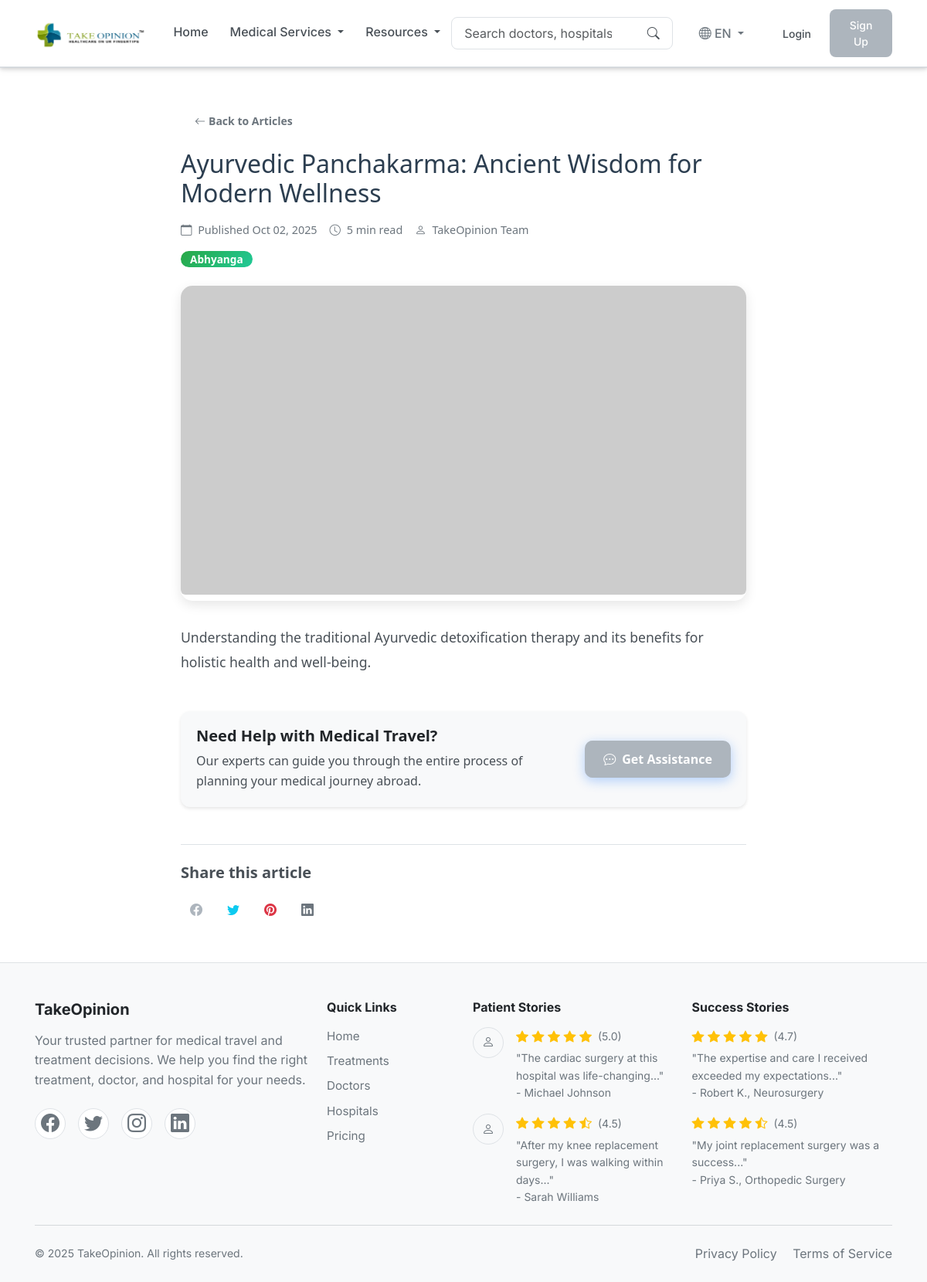
/blogs/ayurvedic-panchakarma-ancient-wisdom-for-modern-wellness/, run on the app's committed database.
### blogs/models.py (models this page shows, shortened)
class BlogPost(models.Model):
    title = models.CharField(max_length=250)
    slug = models.SlugField(unique=True, blank=True)
    content = models.TextField()
    treatment = models.ForeignKey(Treatment, on_delete=models.SET_NULL, null=True, blank=True)
    doctor = models.ForeignKey(Doctor, on_delete=models.SET_NULL, null=True, blank=True)
    hospital = models.ForeignKey(Hospital, on_delete=models.SET_NULL, null=True, blank=True)
    is_medical_visa = models.BooleanField(default=False)
    published_at = models.DateTimeField(auto_now_add=True)
    class Meta:
        ordering = ["-published_at"]

### treatments/models.py (models this page shows, shortened)
class Treatment(models.Model):
    name = models.CharField(max_length=200)
    slug = models.SlugField(unique=True, blank=True)
    description = models.TextField(blank=True)
    category = models.ForeignKey(TreatmentCategory, on_delete=models.CASCADE, related_name="treatments")
    duration = models.CharField(max_length=100, blank=True, default="5-7 days")
    anesthesia_type = models.CharField(max_length=100, blank=True, default="General")
    recovery_time = models.CharField(max_length=100, blank=True, default="2-3 weeks")
    procedure_details = models.TextField(blank=True, default="This treatment involves a comprehensive approach to address your medical condition with the latest techniques and technology. The procedure is performed by highly qualified specialists in state-of-the-art facilities.")
    preparation_guidelines = models.TextField(blank=True, default="Consult your doctor,Stop certain medications,Complete medical tests,Fast before procedure")
    aftercare_instructions = models.TextField(blank=True, default="Rest and recovery period,Medication schedule,Follow-up appointments,Activity restrictions")
    starting_price = models.DecimalField(max_digits=10, decimal_places=2, default=5000.00)
    review_count = models.PositiveIntegerField(default=120)  # type: ignore

### blogs/views.py (the view)
# urls.py: path("<slug:slug>/", views.blog_detail, name="blog_detail"),
def blog_detail(request: HttpRequest, slug: str) -> HttpResponse:
    post = get_object_or_404(BlogPost, slug=slug)
    return render(request, "blogs/detail.html", {"post": post})

### core/context_processors.py (called while the page is built)
def translation_context(request):
    language_code = request.session.get('django_language', settings.LANGUAGE_CODE.split('-')[0])
    translations = get_translations(language_code)
    return {
        'translations': translations,
        'current_language': language_code,
        'available_languages': settings.LANGUAGES,
    }

### core/translations.py (called while the page is built)
def get_translations(language_code):
    return TRANSLATIONS.get(language_code, TRANSLATIONS['en'])

### blogs/templates/blogs/detail.html (shortened to what this page needs)
{% extends 'base.html' %}
{% block content %}
<div class="container py-5 blog-detail-page">
  <div class="row justify-content-center">
    <div class="col-lg-8">
      <article>
        <header class="mb-4">
          <a href="{% url 'blog_list' %}" class="btn btn-sm btn-outline-secondary mb-3 blog-back-btn">
            <i class="bi bi-arrow-left me-1"></i>Back to Articles
          </a>
          <h1 class="h2 mb-3">{{ post.title }}</h1>
          <div class="d-flex flex-wrap align-items-center mb-3 blog-meta">
            <div class="me-3">
              <i class="bi bi-calendar me-1"></i>
              Published {{ post.published_at|date:'M d, Y' }}
            </div>
            <div class="me-3">
              <i class="bi bi-clock me-1"></i>
              5 min read
            </div>
            <div>
              <i class="bi bi-person me-1"></i>
              TakeOpinion Team
            </div>
          </div>
          <div class="d-flex flex-wrap gap-2">
            <span class="badge blog-tag">
              {% if post.treatment %}
                {{ post.treatment.name }}
              {% else %}
                Medical Travel
              {% endif %}
            </span>
          </div>
        </header>
        <figure class="figure w-100 mb-4 blog-figure">
          <img src="https://picsum.photos/seed/bdetail{{ post.id }}/1200/600" class="figure-img img-fluid rounded object-fit-cover" alt="{{ post.title }}" style="height: 400px;">
        </figure>
        <div class="content blog-content">
          {{ post.content|linebreaks }}
        </div>
      </article>
      <div class="card bg-light border-0 shadow-sm mt-5 blog-cta-card">
        <div class="card-body">
          <div class="row align-items-center">
            <div class="col-md-8">
              <h5 class="card-title">Need Help with Medical Travel?</h5>
              <p class="card-text mb-0">Our experts can guide you through the entire process of planning your medical journey abroad.</p>
            </div>
            <div class="col-md-4 text-md-end mt-3 mt-md-0">
              <a href="{% url 'contact' %}" class="btn btn-primary blog-cta-btn">
                <i class="bi bi-chat-dots me-2"></i>Get Assistance
              </a>
            </div>
          </div>
        </div>
      </div>
      <div class="mt-5 pt-4 border-top">
        <h5 class="mb-3">Share this article</h5>
        <div class="d-flex gap-2">
          <a href="#" class="btn btn-outline-primary blog-share-btn">
            <i class="bi bi-facebook"></i>
          </a>
          <a href="#" class="btn btn-outline-info blog-share-btn">
            <i class="bi bi-twitter"></i>
          </a>
          <a href="#" class="btn btn-outline-danger blog-share-btn">
            <i class="bi bi-pinterest"></i>
          </a>
          <a href="#" class="btn btn-outline-secondary blog-share-btn">
            <i class="bi bi-linkedin"></i>
          </a>
        </div>
      </div>
    </div>
  </div>
</div>
{% endblock %}

### static/css/main.css (style rules this page uses)
:root { --medical-red: #adb5bd; --medical-red-dark: #868e96; --medical-green: #adb5bd; --medical-green-dark: #868e96; --medical-blue: #adb5bd; --medical-blue-dark: #868e96; --medical-blue-light: #e9ecef; --turquoise: #adb5bd; --slate-blue: #adb5bd; --platinum: #e9ecef; --glacier: #e9ecef; --ice-blue: #f8f9fa; --white: #ffffff; --light-gray: #f8f9fa; --dark-gray: #495057; --border-color: #dee2e6; --shadow-color: rgba(0, 0, 0, 0.1); }
body { font-family: 'Inter', system-ui, -apple-system, sans-serif; color: var(--dark-gray); background-color: var(--white); line-height: 1.6; padding: 0; margin: 0; }
h1, h2, h3, h4, h5, h6 { font-weight: 700; color: var(--dark-gray); margin-bottom: 0.5rem; }
h1 { font-size: 2.5rem; }
h5 { font-size: 1.25rem; }
p { margin-bottom: 1rem; color: var(--dark-gray); }
a { color: var(--medical-blue); text-decoration: none; }
.card { border-radius: 0.75rem; border: none; transition: all 0.3s ease; box-shadow: 0 0.125rem 0.25rem var(--shadow-color); }
.card-body { padding: 1.25rem; }
.btn { border-radius: 0.5rem; font-weight: 500; padding: 0.625rem 1.125rem; transition: all 0.2s ease; border: none; }
.btn-primary { background-color: var(--medical-blue); border-color: var(--medical-blue); color: white; }
.btn-outline-primary { color: var(--medical-blue); border-color: var(--medical-blue); }
.badge { font-weight: 500; padding: 0.35em 0.65em; border-radius: 0.5rem; }
.bg-light { background-color: var(--light-gray) !important; }
.border-top { border-top: 1px solid var(--border-color) !important; }
.shadow-sm { box-shadow: 0 0.125rem 0.25rem var(--shadow-color) !important; }
.object-fit-cover { object-fit: cover; }
.container, .container-fluid { padding-left: 15px; padding-right: 15px; }

### blogs/templates/blogs/detail.html (style rules this page uses)
.blog-detail-page { font-family: 'Segoe UI', Tahoma, Geneva, Verdana, sans-serif; color: #2c3e50; line-height: 1.6; }
.blog-back-btn { border-radius: 8px; font-weight: 600; transition: all 0.2s ease; }
.blog-content { font-size: 1.1rem; line-height: 1.8; }
.blog-content p { margin-bottom: 1.5rem; }
.blog-meta { color: #6c757d; font-size: 0.9rem; }
.blog-tag { background: linear-gradient(135deg, #28a745, #20c997); color: white; padding: 0.25rem 0.75rem; border-radius: 20px; font-weight: 600; font-size: 0.85rem; }
.blog-share-btn { border-radius: 8px; width: 40px; height: 40px; display: flex; align-items: center; justify-content: center; transition: all 0.3s ease; }
.blog-cta-card { border-radius: 12px; border: none; box-shadow: 0 3px 10px rgba(0, 0, 0, 0.08); transition: all 0.3s ease; }
.blog-cta-btn { border-radius: 10px; font-weight: 600; padding: 0.75rem 1.5rem; transition: all 0.3s ease; box-shadow: 0 4px 15px rgba(13, 110, 253, 0.3); }
.blog-figure { border-radius: 15px; overflow: hidden; box-shadow: 0 5px 15px rgba(0, 0, 0, 0.1); }

### data on the page
BlogPost: title "Ayurvedic Panchakarma: Ancient Wisdom for Modern Wellness", published_at "Oct 02, 2025", treatment.name "Abhyanga", content "Understanding the traditional Ayurvedic detoxification therapy and its benefits for holistic health and well-being."

### other printed values
{{ translations.home }} "Home"
{{ translations.medical_services }} "Medical Services"
{{ current_language|upper }} "EN"
{{ translations.login }} "Login"
{{ translations.sign_up }} "Sign Up"
{{ translations.quick_links }} "Quick Links"
{{ translations.treatments }} "Treatments"
{{ translations.doctors }} "Doctors"
{{ translations.hospitals }} "Hospitals"
{{ translations.pricing }} "Pricing"
{{ translations.patient_stories }} "Patient Stories"
